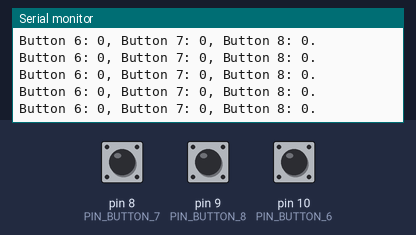
Bench run of a sketch on a simulated Arduino Uno, built with avr-gcc and run on an emulated ATmega328P. Parts: the last lines printed to the serial monitor. The test bench sets the inputs (shaded band); at power-on: pin 8 (PIN_BUTTON_7) LOW, pin 9 (PIN_BUTTON_8) LOW, pin 10 (PIN_BUTTON_6) LOW.

Above: at 1.2 s.
1.3 s: pin 8 (PIN_BUTTON_7) pulled HIGH for 0.15 s
At 1.4 s:
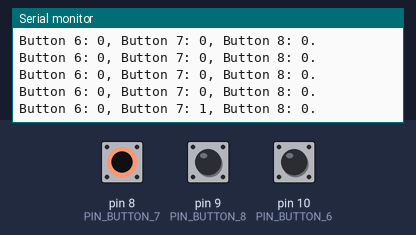
4.4 s: pin 9 (PIN_BUTTON_8) pulled HIGH for 0.15 s
At 4.47 s:
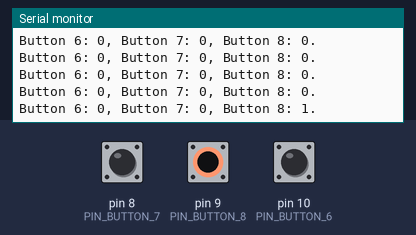
7.5 s: pin 10 (PIN_BUTTON_6) pulled HIGH for 0.15 s
At 7.59 s:
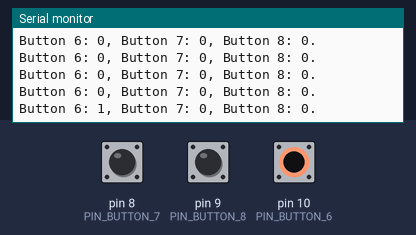

Measured:
- after the input at 1.3 s, the serial monitor: prints a new line after 0.07 s (image 1)
- after the input at 4.4 s, the serial monitor: prints a new line after 0.05 s (image 2)
- after the input at 7.5 s, the serial monitor: prints a new line after 0.07 s (image 3)

The sketch:

ttp229_analog_pins.ino
```cpp
/* Wiring:
 *  VCC to Arduino 5V
 *  GND to Arduino GND
 *  Board Outputs Pin{6,7,8} wired to Arduino PIN_BUTTON_{6,7,8}.
 *
 */

const int PIN_BUTTON_6 = 10;
const int PIN_BUTTON_7 = 8;
const int PIN_BUTTON_8 = 9;


bool is_key_pressed(int button_pin)
{
  int value = digitalRead(button_pin);
  return value == HIGH;
}


void setup() {
  Serial.begin(9600);
}


void loop() {

  Serial.print("Button 6: ");
  Serial.print(is_key_pressed(PIN_BUTTON_6));
  Serial.print(", Button 7: ");
  Serial.print(is_key_pressed(PIN_BUTTON_7));
  Serial.print(", Button 8: ");
  Serial.print(is_key_pressed(PIN_BUTTON_8));
  Serial.println(".");

}
```
